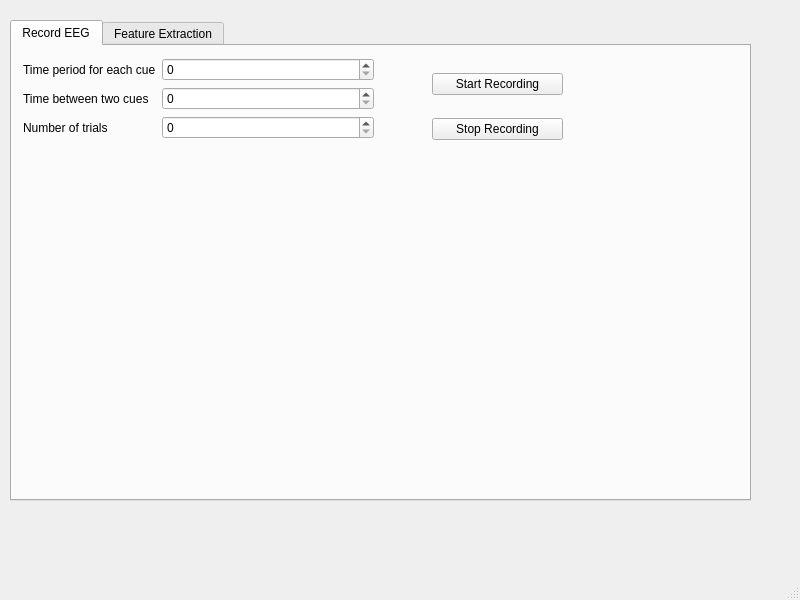
<?xml version="1.0" encoding="UTF-8"?>
<ui version="4.0">
 <class>MainWindow</class>
 <widget class="QMainWindow" name="MainWindow">
  <property name="geometry">
   <rect>
    <x>0</x>
    <y>0</y>
    <width>800</width>
    <height>600</height>
   </rect>
  </property>
  <property name="windowTitle">
   <string>MainWindow</string>
  </property>
  <widget class="QWidget" name="centralwidget">
   <widget class="QTabWidget" name="tabWidget">
    <property name="geometry">
     <rect>
      <x>10</x>
      <y>20</y>
      <width>741</width>
      <height>481</height>
     </rect>
    </property>
    <property name="currentIndex">
     <number>0</number>
    </property>
    <widget class="QWidget" name="tab_5">
     <attribute name="title">
      <string>Record EEG</string>
     </attribute>
     <widget class="QWidget" name="layoutWidget">
      <property name="geometry">
       <rect>
        <x>11</x>
        <y>12</y>
        <width>351</width>
        <height>103</height>
       </rect>
      </property>
      <layout class="QFormLayout" name="formLayout">
       <item row="0" column="0">
        <widget class="QLabel" name="label">
         <property name="text">
          <string>Time period for each cue</string>
         </property>
        </widget>
       </item>
       <item row="0" column="1">
        <widget class="QSpinBox" name="spinBox"/>
       </item>
       <item row="1" column="0">
        <widget class="QLabel" name="label_2">
         <property name="text">
          <string>Time between two cues</string>
         </property>
        </widget>
       </item>
       <item row="1" column="1">
        <widget class="QSpinBox" name="spinBox_2"/>
       </item>
       <item row="2" column="0">
        <widget class="QLabel" name="label_3">
         <property name="text">
          <string>Number of trials</string>
         </property>
        </widget>
       </item>
       <item row="2" column="1">
        <widget class="QSpinBox" name="spinBox_3"/>
       </item>
      </layout>
     </widget>
     <widget class="QWidget" name="layoutWidget">
      <property name="geometry">
       <rect>
        <x>420</x>
        <y>10</y>
        <width>131</width>
        <height>101</height>
       </rect>
      </property>
      <layout class="QGridLayout" name="gridLayout_2">
       <item row="0" column="0">
        <widget class="QPushButton" name="pushButton">
         <property name="text">
          <string>Start Recording</string>
         </property>
        </widget>
       </item>
       <item row="1" column="0">
        <widget class="QPushButton" name="pushButton_6">
         <property name="text">
          <string>Stop Recording</string>
         </property>
        </widget>
       </item>
      </layout>
     </widget>
    </widget>
    <widget class="QWidget" name="tab_6">
     <attribute name="title">
      <string>Feature Extraction</string>
     </attribute>
     <widget class="QWidget" name="layoutWidget">
      <property name="geometry">
       <rect>
        <x>11</x>
        <y>11</y>
        <width>711</width>
        <height>121</height>
       </rect>
      </property>
      <layout class="QGridLayout" name="gridLayout">
       <item row="0" column="0">
        <widget class="QPushButton" name="pushButton_2">
         <property name="text">
          <string>Power Spectral Density</string>
         </property>
        </widget>
       </item>
       <item row="0" column="1">
        <widget class="QPushButton" name="pushButton_5">
         <property name="text">
          <string>Fourier Transform</string>
         </property>
        </widget>
       </item>
       <item row="1" column="0">
        <widget class="QPushButton" name="pushButton_3">
         <property name="text">
          <string>Common Spatial Pattern</string>
         </property>
        </widget>
       </item>
       <item row="1" column="1">
        <widget class="QPushButton" name="pushButton_4">
         <property name="text">
          <string>Wavelet Transform</string>
         </property>
        </widget>
       </item>
      </layout>
     </widget>
    </widget>
   </widget>
  </widget>
  <widget class="QMenuBar" name="menubar">
   <property name="geometry">
    <rect>
     <x>0</x>
     <y>0</y>
     <width>800</width>
     <height>25</height>
    </rect>
   </property>
  </widget>
  <widget class="QStatusBar" name="statusbar"/>
 </widget>
 <resources/>
 <connections/>
</ui>
